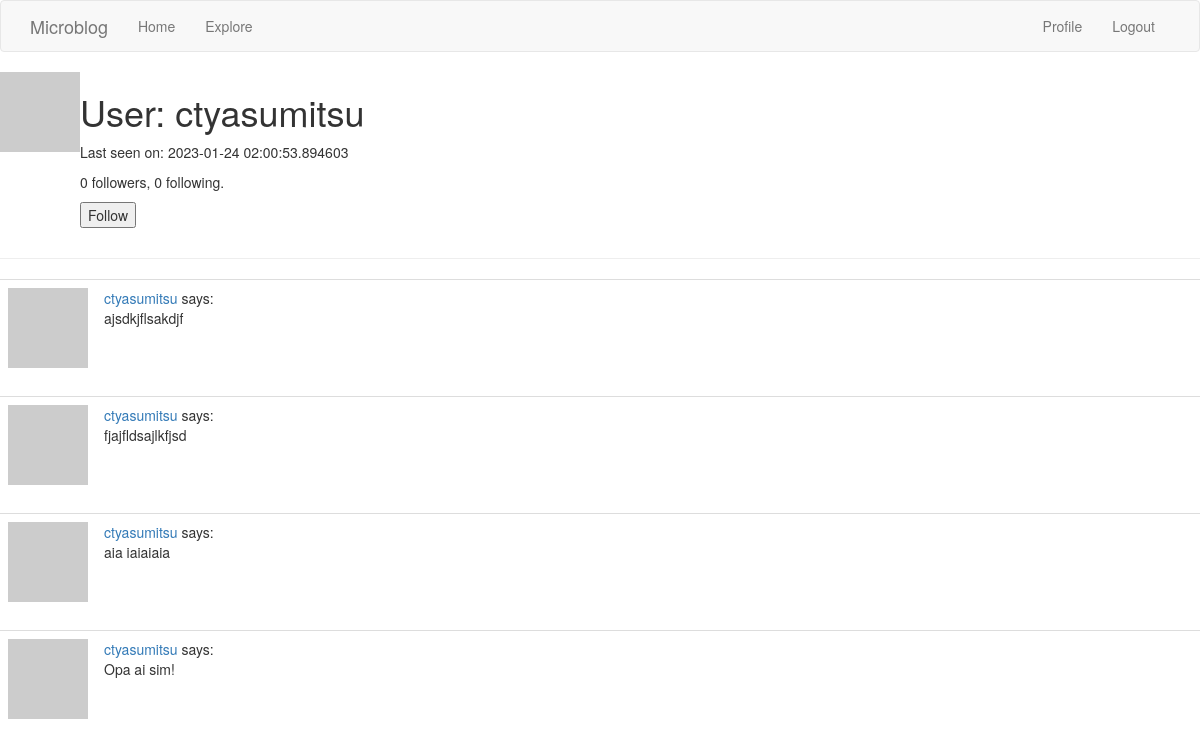
Page /user/ctyasumitsu (signed in) on the earlier database version.
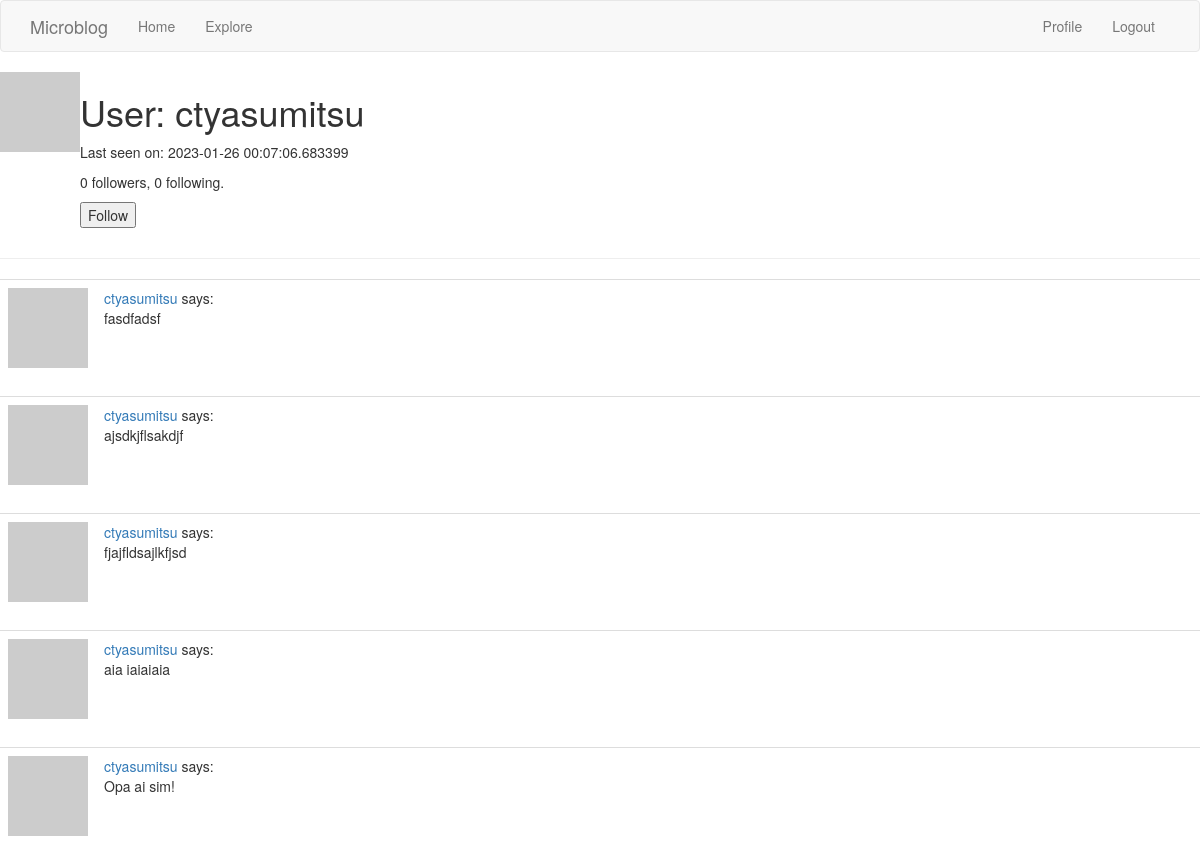
Same page on the later database version.
### app/models.py (models this page shows, shortened)
class User(UserMixin, db.Model):
    id = db.Column(db.Integer, primary_key=True)
    username = db.Column(db.String(64), index=True, unique=True)
    email = db.Column(db.String(120), index=True, unique=True)
    password_hash = db.Column(db.String(128))
    posts = db.relationship('Post', backref='author', lazy='dynamic')
    about_me = db.Column(db.String(140))
    last_seen = db.Column(db.DateTime, default=datetime.utcnow)
    followed = db.relationship(
        'User', secondary=followers,
        primaryjoin=(followers.c.follower_id == id),
        secondaryjoin=(followers.c.followed_id == id),
        backref=db.backref('followers', lazy='dynamic'), lazy='dynamic')
    def avatar(self, size):
        digest = md5(self.email.lower().encode('utf-8')).hexdigest()
        return 'https://www.gravatar.com/avatar/{}?d=identicon&s={}'.format(
            digest, size)
    def is_following(self, user):
        return self.followed.filter(
            followers.c.followed_id == user.id).count() > 0

class Post(db.Model):
    id = db.Column(db.Integer, primary_key=True)
    body = db.Column(db.String(140))
    timestamp = db.Column(db.DateTime, index=True, default=datetime.utcnow)
    user_id = db.Column(db.Integer, db.ForeignKey('user.id'))

### app/routes.py (the view)
@app.route('/user/<username>')
@login_required
def user(username):
    user = User.query.filter_by(username=username).first_or_404()
    page = request.args.get('page', 1, type=int)
    posts = user.posts.order_by(Post.timestamp.desc()).paginate(
        page=page, per_page=app.config['POSTS_PER_PAGE'], error_out=False
    )
    next_url = url_for('user', username=user.username, page=posts.next_num) \
        if posts.has_next else None
    prev_url = url_for('user', username=user.username, page=posts.prev_num) \
        if posts.has_prev else None
    form = EmptyForm()
    return render_template('user.html', user=user, posts=posts.items, next_url=next_url, prev_url=prev_url, form=form)

### app/forms.py
class EmptyForm(FlaskForm):
    submit = SubmitField('Submit')

### app/models.py (called while the page is built)
@login.user_loader
def load_user(id):
    return User.query.get(int(id))

### app/routes.py (called while the page is built)
@app.before_request
def before_request():
    if current_user.is_authenticated:
        current_user.last_seen = datetime.utcnow()
        db.session.commit()

### app/templates/user.html (shortened to what this page needs)
{% extends "base.html" %} {% block content %}
<table>
  <tr valign="top">
    <td><img src="{{ user.avatar(128) }}" /></td>
    <td>
      <h1>User: {{ user.username }}</h1>
        {% if user.last_seen %}<p>Last seen on: {{ user.last_seen }}</p>{% endif %}
        <p>{{ user.followers.count() }} followers, {{ user.followed.count() }} following.</p>
        {% if user == current_user %}
        <p><a href="{{ url_for('edit_profile') }}">Edit your profile</a></p>
        {% elif not current_user.is_following(user) %}
        <p>
            <form action="{{ url_for('follow', username=user.username) }}" method="post">
                {{ form.submit(value='Follow') }}
            </form>
        </p>
        {% endif %}
    </td>
  </tr>
</table>
<hr />
{% for post in posts %}
    {% include '_post.html' %}
{% endfor %}
 {% endblock %}

### app/templates/base.html (shortened to what this page needs)
{% extends 'bootstrap/base.html' %}  {% block
navbar %}
<nav class="navbar navbar-default">
  <div class="container">
    <div class="navbar-header">
      <a class="navbar-brand" href="{{ url_for('index') }}">Microblog</a>
    </div>
    <div class="collapse navbar-collapse" id="bs-example-navbar-collapse-1">
      <ul class="nav navbar-nav">
        <li><a href="{{ url_for('index') }}">Home</a></li>
        <li><a href="{{ url_for('explore') }}">Explore</a></li>
      </ul>
      <ul class="nav navbar-nav navbar-right">
        {% if current_user.is_anonymous %}
        <li><a href="{{ url_for('login') }}">Login</a></li>
        {% else %}
        <li>
          <a href="{{ url_for('user', username=current_user.username) }}"
            >Profile</a
          >
        </li>
        <li><a href="{{ url_for('logout') }}">Logout</a></li>
        {% endif %}
      </ul>
    </div>
  </div>
</nav>
{% endblock %}

### app/templates/_post.html
<table class="table table-hover">
  <tr>
    <td width="70px">
      <a href="{{ url_for('user', username=post.author.username) }}">
        <img src="{{ post.author.avatar(70) }}" />
      </a>
    </td>
    <td>
      <a href="{{ url_for('user', username=post.author.username) }}">
        {{ post.author.username }}
      </a>
      says:
      <br />
      {{ post.body }}
    </td>
  </tr>
</table>

Differences in the rows shown:
changed User "ctyasumitsu": last_seen "2023-01-24 02:00:53.894603" → "2023-01-26 00:07:06.683399"
added Post: author.username "ctyasumitsu", body "fasdfadsf"
